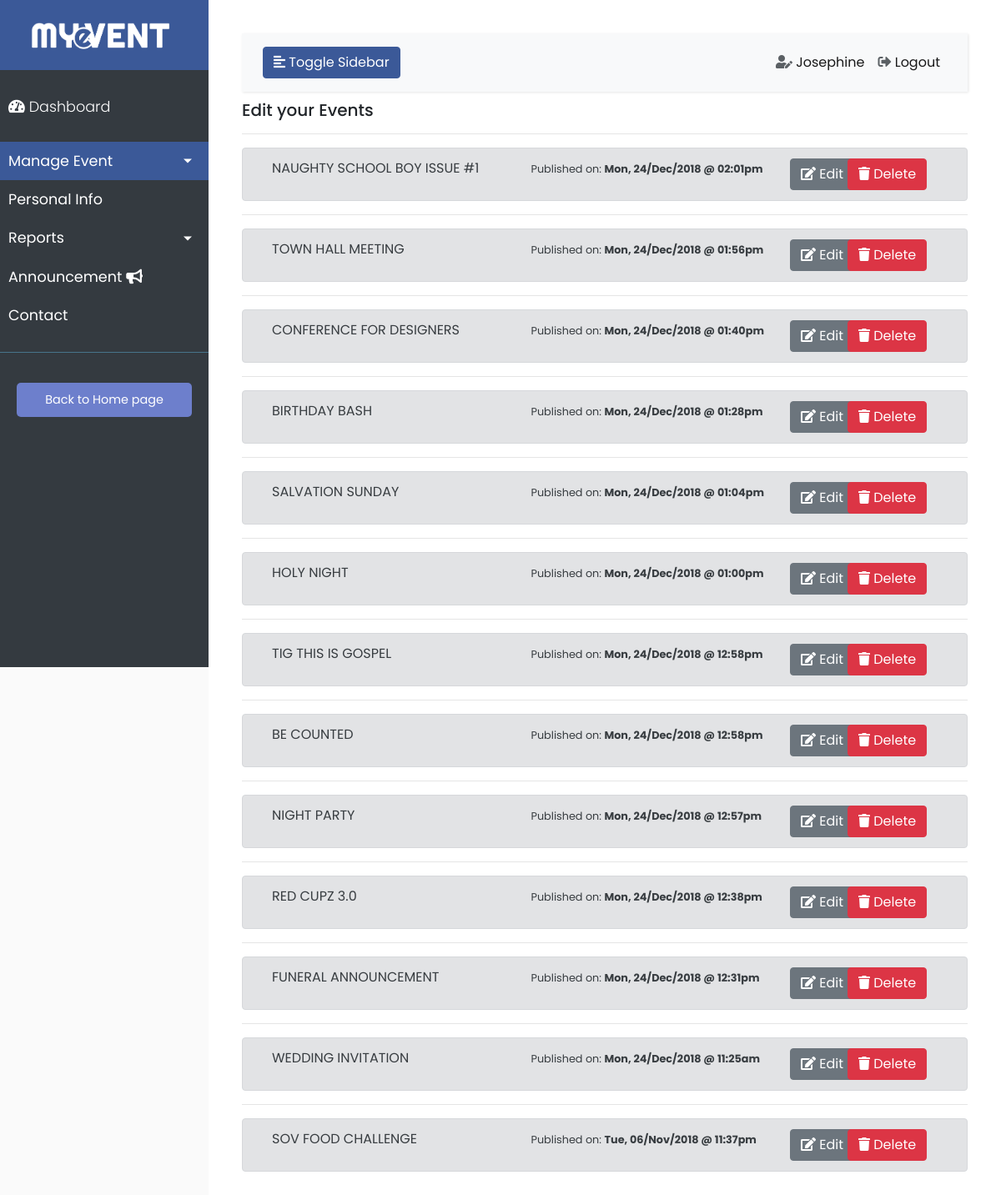
Screenshot of /profile/edit_event.php (signed in) with the database file from the repository.
### tables this page shows
CREATE TABLE IF NOT EXISTS `users` (
  `uid` int(11) NOT NULL AUTO_INCREMENT,
  `fname` varchar(255) NOT NULL,
  `lname` varchar(255) NOT NULL,
  `email` varchar(255) NOT NULL,
  `username` varchar(255) NOT NULL,
  `password` varchar(255) NOT NULL,
  `gender` enum('f','m') NOT NULL,
  `registration_date` datetime NOT NULL DEFAULT CURRENT_TIMESTAMP ON UPDATE CURRENT_TIMESTAMP,
  `phone` varchar(255) DEFAULT NULL,
  `profession` varchar(255) DEFAULT NULL,
  `profile_pic` longtext,
  `linkedin` varchar(255) DEFAULT NULL,
  `facebook` varchar(255) DEFAULT NULL,
  `twitter` varchar(255) DEFAULT NULL,
  `instagram` varchar(255) DEFAULT NULL,
  PRIMARY KEY (`uid`),
  UNIQUE KEY `email` (`email`,`username`)
);

CREATE TABLE IF NOT EXISTS `events` (
  `eid` int(11) NOT NULL AUTO_INCREMENT,
  `uid` int(11) NOT NULL,
  `ename` varchar(255) NOT NULL,
  `etype` enum('free','paid') NOT NULL,
  `about` text NOT NULL,
  `image` varchar(255) NOT NULL,
  `video` varchar(255) NOT NULL,
  `location` varchar(255) NOT NULL,
  `edate` datetime NOT NULL,
  `ticket_qty` int(11) DEFAULT NULL,
  `ticket_price` decimal(10,2) DEFAULT '0.00',
  `date_created` datetime NOT NULL DEFAULT CURRENT_TIMESTAMP ON UPDATE CURRENT_TIMESTAMP,
  `evaluate` enum('0','1') NOT NULL DEFAULT '0',
  `announcement` enum('0','1') NOT NULL,
  `the_announcement` text,
  `live_stream` text,
  `template` varchar(200) DEFAULT 'default',
  PRIMARY KEY (`eid`),
  KEY `uid` (`uid`)
);

### authentication/session.php (called while the page is built, shortened)
<?php
include '../config/connection.php';
$session_id=$_SESSION['uid'];
$ses_sql=mysqli_query($conn, "SELECT username FROM users WHERE uid='$session_id'");
$row = mysqli_fetch_assoc($ses_sql);
$login_session =$row['username'];
?>

### profile/edit_event.php (the view, shortened to what this page needs)
<?php
include('../authentication/session.php');
$event_sqlx=mysqli_query($conn, "SELECT * FROM events WHERE uid = '$session_id' ORDER BY date_created DESC");
$listx='';
    while ($erowx = mysqli_fetch_assoc($event_sqlx)) {
        $eid =  $erowx['eid'];
        $enamex =  $erowx['ename'];
        $date_createx =  $erowx['date_created'];
        $listx .='<hr class="hr"></hr>
            <div class="container-fluid">
                <div class="row alert alert-secondary">
                <div class="col">
                    '.strtoupper($enamex).'
                </div>
                <div class="col">
                    <small>Published on: <strong>'.date("D, d/M/Y", strtotime($date_createx)).' @ '.date("h:ia",strtotime($date_createx)).'</strong></small>
                </div>
                <div class="col-1" style="color:white;">
                    <button type="button" class="btn btn-secondary openBtn" data-toggle="" data-target="" onclick="edit_event(\''.$eid.'\')" >
                        <i class="fa fa-edit"></i> Edit
                    </button>
                            <input type="text" class="form-control" name="event_name" id="exampleInputEmail1" aria-describedby="emailHelp" value="'.$enamex.'" required>
                </div>
                <div class="col-2" style="color:white;">
                    <button class="btn btn-danger" onclick="delete_event(\''.$eid.'\')">
                       <i class="fa fa-trash"></i> Delete
                    </button>
                </div>
            </div>
            </div>';
    }
?>
<!DOCTYPE html>
<html>
<head>
    <link rel="stylesheet" type="text/css" href="../fontawesome/css/all.min.css">
    <link rel="stylesheet" type="text/css" href="../css/bootstrap-grid.min.css">
    <link rel="stylesheet" type="text/css" href="../css/bootstrap.css">
    <link rel="stylesheet" type="text/css" href="../css/main.css">
    <link rel="stylesheet" type="text/css" href="../css/dashboard.css">
    <link rel="stylesheet" type="text/css" href="../css/jquery.mCustomScrollbar.css">
    <link rel="stylesheet" type="text/css" href="../css/flatpickr.css">
</head>
<body>
    <div class="wrapper">
        <nav id="sidebar">
            <div class="sidebar-header" >
                <a href="profile.php"><img src="../img/logowhite.png" style="width: 200px;"></a>
            </div>
            <ul class="list-unstyled components">
                <a href="dashboard.php"><p><i class="fa fa-tachometer-alt"></i> Dashboard</p></a>
                <li class="active">
                    <a href="#homeSubmenu" data-toggle="collapse" aria-expanded="false" class="dropdown-toggle">Manage Event</a>
                </li>
                <li>
                    <a href="pim.php">Personal Info</a>
                </li>
                <li>
                    <a href="#pageSubmenu" data-toggle="collapse" aria-expanded="false" class="dropdown-toggle">Reports</a>
                </li>
                <li>
                    <a href="announcement.php">Announcement <i class="fa fa-bullhorn"></i></a>
                </li>
                <li>
                    <a href="#">Contact</a>
                </li>
            </ul>
            <ul class="list-unstyled CTAs">
                <li>
                    <a href="profile.php" class="article">Back to Home page</a>
                </li>
            </ul>
        </nav>
        <div id="content" class="dashcontent">
            <nav class="navbar navbar-expand-lg navbar-light bg-light" id="navtop">
                <div class="container-fluid">
                    <button type="button" id="sidebarCollapse" class="btn btntoggle btn-info ">
                        <i class="fas fa-align-left"></i>
                        <span>Toggle Sidebar</span>
                    </button>
                    <div class="collapse navbar-collapse" id="navbarSupportedContent">
                        <ul class="nav navbar-nav ml-auto">
                            <li class="nav-item active">
                                <a class="nav-link" href=""><i class="fa fa-user-edit userediticon"> </i> <?php echo ucwords($login_session); ?></a>
                            </li>
                             <li class="nav-item active">
                                <a class="nav-link" href="../authentication/logout.php"><i class="fa fa-sign-out-alt userediticon"> </i> Logout</a>
                            </li>
                        </ul>
                    </div>
                </div>
            </nav>
            <span>
                <h5>Edit your Events</h5>
            </span>
            <?php echo $listx; ?>
            </div>
        </div>
</body>
</html>

### css/main.css (style rules this page uses)
* { box-sizing: border-box; }
.btntoggle { background-color: #3b5998; border-color: #3b5998; }
.userediticon { color: rgb(91, 96, 100); }
.dashcontent { background-color: #ffffff; }

### css/dashboard.css (style rules this page uses)
body { font-family: 'Poppins', sans-serif; background: #fafafa; }
p { font-family: 'Poppins', sans-serif; font-size: 1.1em; font-weight: 300; line-height: 1.7em; color: #575757; }
a, a:hover, a:focus { color: inherit; text-decoration: none; transition: all 0.3s; }
.navbar { padding: 15px 10px; background: #fff; border: none; border-radius: 0; margin-bottom: 10px; box-shadow: 1px 1px 3px rgba(0, 0, 0, 0.1); }
.wrapper { display: flex; width: 100%; }
#sidebar { width: 250px; position: fixed; top: 0; left: 0; height: 100vh; z-index: 999; background: #343a40; color: #fff; transition: all 0.3s; }
#sidebar .sidebar-header { padding: 20px; background: #3b5998; }
#sidebar ul.components { padding: 20px 0; border-bottom: 1px solid #47748b; }
#sidebar ul p { color: #fff; padding: 10px; }
#sidebar ul li a { padding: 10px; font-size: 1.1em; display: block; }
#sidebar ul li.active>a, a[aria-expanded="true"] { color: #fff; background: #3b5998; }
a[data-toggle="collapse"] { position: relative; }
.dropdown-toggle::after { display: block; position: absolute; top: 50%; right: 20px; transform: translateY(-50%); }
ul.CTAs { padding: 20px; }
ul.CTAs a { text-align: center; font-size: 0.9em !important; display: block; border-radius: 5px; margin-bottom: 5px; }
a.article, a.article:hover { background: #6d7fcc !important; color: #fff !important; }
#content { width: calc(100% - 250px); padding: 40px; min-height: 100vh; transition: all 0.3s; position: absolute; top: 0; right: 0; }

### rows the page displays
users: username "Josephine"
events: ename "NAUGHTY SCHOOL BOY ISSUE #1", date_created "Mon, 24/Dec/2018", date_created "02:01pm"
events: ename "TOWN HALL MEETING", date_created "Mon, 24/Dec/2018", date_created "01:56pm"
events: ename "CONFERENCE FOR DESIGNERS", date_created "Mon, 24/Dec/2018", date_created "01:40pm"
events: ename "BIRTHDAY BASH", date_created "Mon, 24/Dec/2018", date_created "01:28pm"
events: ename "SALVATION SUNDAY", date_created "Mon, 24/Dec/2018", date_created "01:04pm"
events: ename "HOLY NIGHT", date_created "Mon, 24/Dec/2018", date_created "01:00pm"
events: ename "TIG THIS IS GOSPEL", date_created "Mon, 24/Dec/2018", date_created "12:58pm"
events: ename "BE COUNTED", date_created "Mon, 24/Dec/2018", date_created "12:58pm"
events: ename "NIGHT PARTY", date_created "Mon, 24/Dec/2018", date_created "12:57pm"
events: ename "RED CUPZ 3.0", date_created "Mon, 24/Dec/2018", date_created "12:38pm"
events: ename "FUNERAL ANNOUNCEMENT", date_created "Mon, 24/Dec/2018", date_created "12:31pm"
events: ename "WEDDING INVITATION", date_created "Mon, 24/Dec/2018", date_created "11:25am"
events: ename "SOV FOOD CHALLENGE", date_created "Tue, 06/Nov/2018", date_created "11:37pm"
